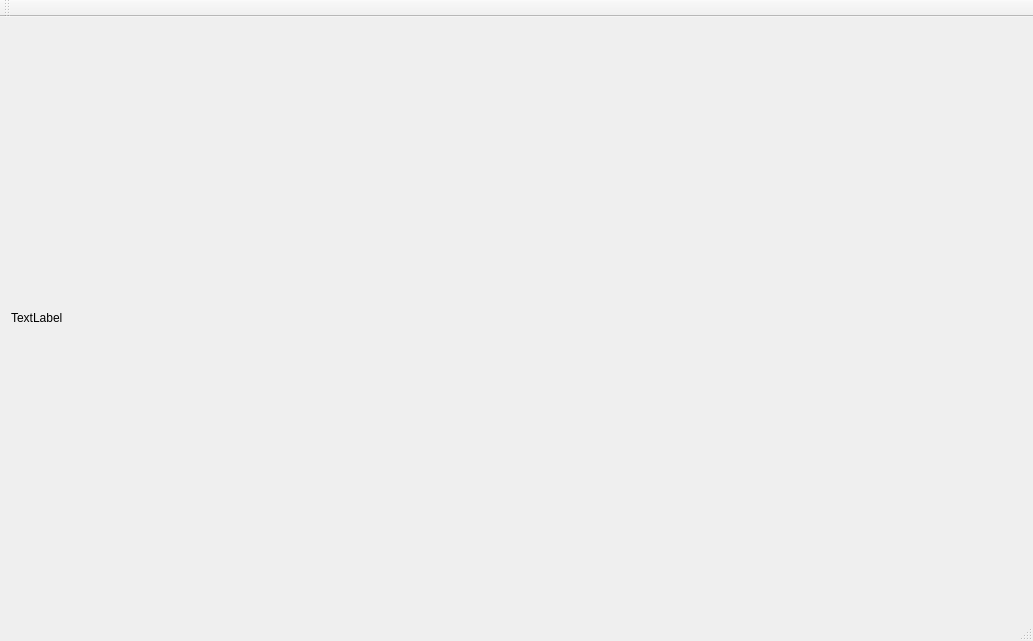
<?xml version="1.0" encoding="UTF-8"?>
<ui version="4.0">
 <class>QTreeImplMainWindow</class>
 <widget class="QMainWindow" name="QTreeImplMainWindow">
  <property name="geometry">
   <rect>
    <x>0</x>
    <y>0</y>
    <width>1033</width>
    <height>641</height>
   </rect>
  </property>
  <property name="windowTitle">
   <string>QTreeImplMainWindow</string>
  </property>
  <widget class="QWidget" name="centralWidget">
   <layout class="QVBoxLayout" name="verticalLayout">
    <item>
     <widget class="QLabel" name="label">
      <property name="text">
       <string>TextLabel</string>
      </property>
     </widget>
    </item>
   </layout>
  </widget>
  <widget class="QMenuBar" name="menuBar">
   <property name="geometry">
    <rect>
     <x>0</x>
     <y>0</y>
     <width>1033</width>
     <height>21</height>
    </rect>
   </property>
  </widget>
  <widget class="QToolBar" name="mainToolBar">
   <attribute name="toolBarArea">
    <enum>TopToolBarArea</enum>
   </attribute>
   <attribute name="toolBarBreak">
    <bool>false</bool>
   </attribute>
  </widget>
  <widget class="QStatusBar" name="statusBar"/>
 </widget>
 <layoutdefault spacing="6" margin="11"/>
 <resources/>
 <connections/>
</ui>
